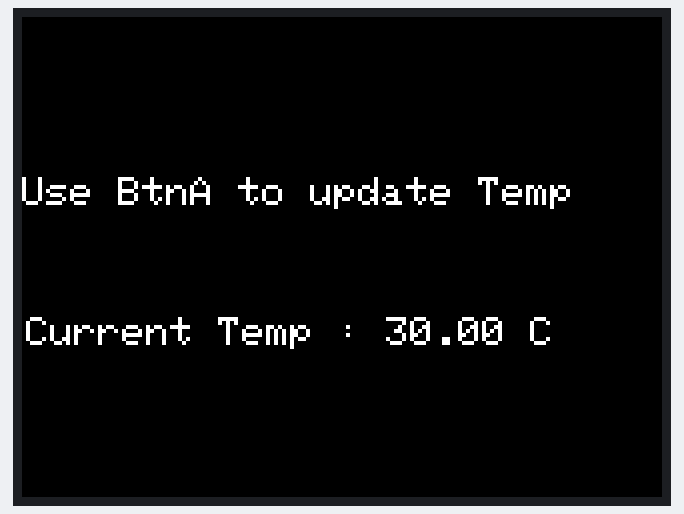
The sketch below on a simulated ESP32. Parts: 320×240 colour display.

Above: at 0.3 s.

The sketch:

M5_Temp_with_Btn_Update.ino
```cpp
#include <M5Core2.h>

float current_temp = 0.0F;


void setup() {

  // Initialize the M5Stack object
  M5.begin();
  M5.IMU.Init();
  M5.Lcd.fillScreen(BLACK);
  M5.Lcd.setTextColor(WHITE, BLACK);
  M5.Lcd.setTextSize(2);
  M5.Lcd.setCursor(0,80);
  M5.Lcd.println("Use BtnA to update Temp");
  M5.Lcd.println("");
  M5.IMU.getTempData(&current_temp);
  M5.Lcd.setCursor(2, 150);
  M5.Lcd.printf("Current Temp : %.2F C", current_temp);

}

void loop() {

  M5.update();
  if(M5.BtnA.wasPressed()){
    M5.IMU.getTempData(&current_temp);
    M5.Lcd.setCursor(2, 150);
    M5.Lcd.printf("Current Temp : %.2F C", current_temp);
  }

}
```
